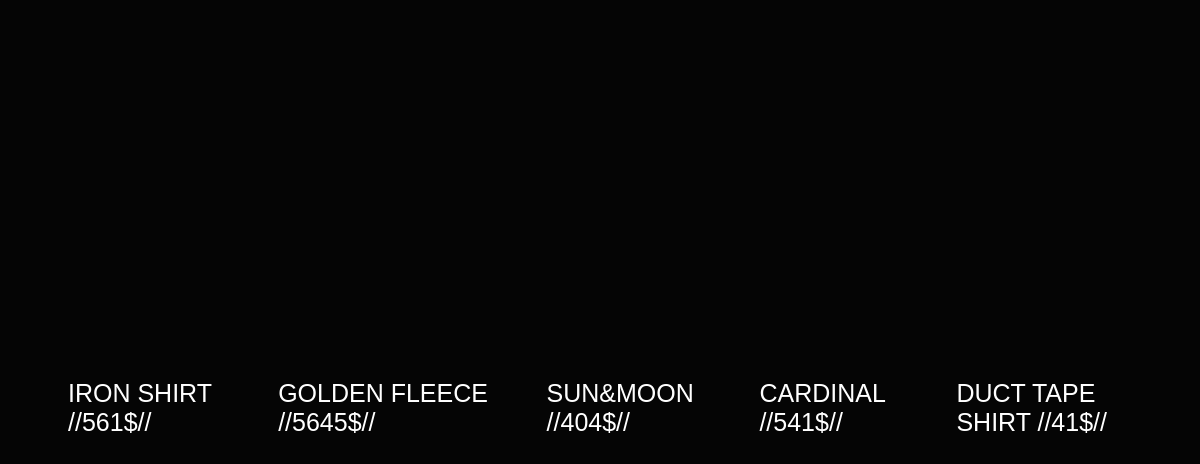
The page /shop/tops on the database its author committed.
### tables this page shows
CREATE TABLE "PRODUCTS" (
	"id"	INTEGER,
	"produit"	TEXT,
	"prix"	INTEGER,
	"categorie"	TEXT,
	PRIMARY KEY("id" AUTOINCREMENT)
);

### based.py (the view)
@app.route("/shop/tops")
def tops_page():
    return render_template("tops.html", table_tops=tops())

### based.py (called while the page is built)
def tops():
    connection = sqlite3.connect('Products/produits.db')
    cur = connection.cursor()
    request_tops = """
    SELECT produit, prix FROM PRODUCTS WHERE categorie  = 'tops'
    """
    response_tops = cur.execute(request_tops)
    table_tops = response_tops.fetchall()
    connection.close()
    return table_tops

### templates/tops.html (shortened to what this page needs)
<!DOCTYPE html>
<html lang="com">
<head>
    <link rel= "stylesheet" type= "text/css" href= "{{ url_for('static',filename='css/tops.css') }}">
 </head>
<body>
  <ul>
    {% for top in table_tops %}
      <li>{{ top[0] }} //{{ top[1] }}$//</li>
    {% endfor %}
  </ul>
</body>
</html>

### static/css/tops.css (style rules this page uses)
body { display: flex; justify-content: center; align-items: center; min-height: 100vh; background-color: #050505; }
ul { display: flex; justify-content: center; align-items: center; }
li { display: block; padding: 0 20px; color: #fff; font-size: 25px; font-family: sans-serif; text-transform: uppercase; transition: .5s; }

### rows shown on the page
PRODUCTS: produit "IRON SHIRT", prix "561"
PRODUCTS: produit "GOLDEN FLEECE", prix "5645"
PRODUCTS: produit "SUN&MOON", prix "404"
PRODUCTS: produit "CARDINAL", prix "541"
PRODUCTS: produit "DUCT TAPE SHIRT", prix "41"
